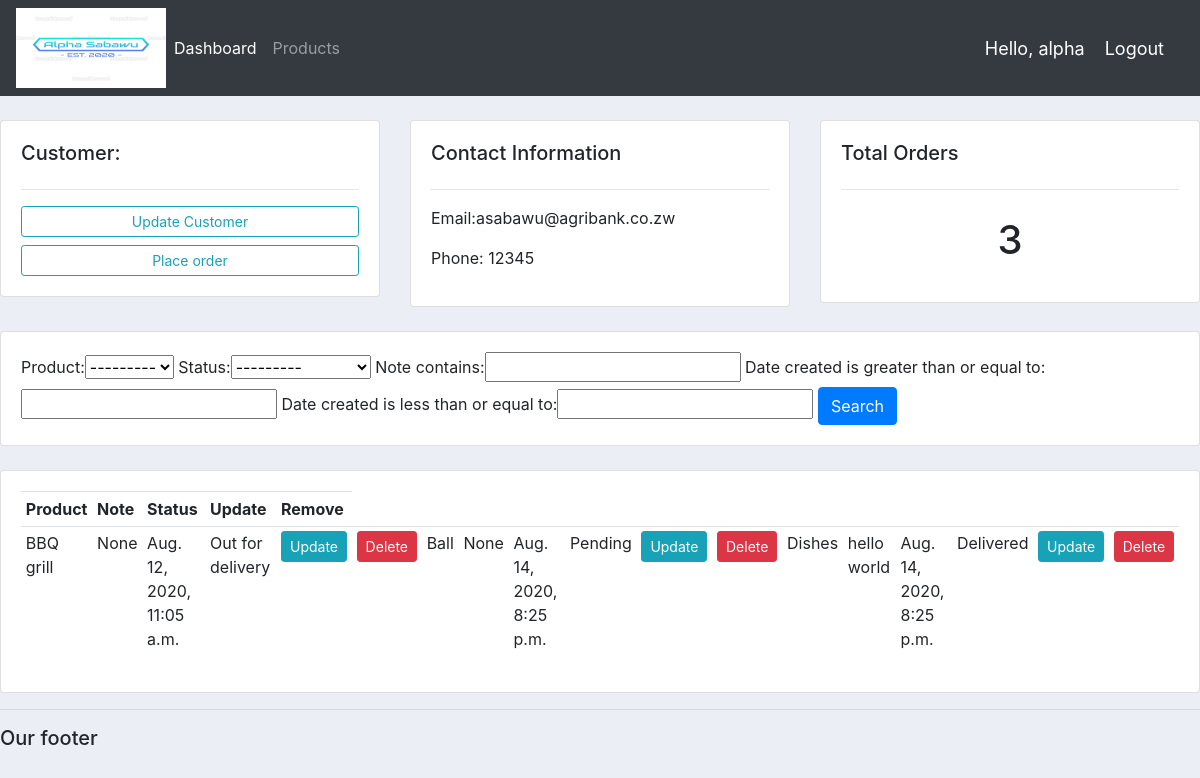
Screenshot of /customer/4/ (signed in) with the database file from the repository.
### accounts/models.py (models this page shows, shortened)
class Customer(models.Model):
    user = models.OneToOneField(User, null=True, blank=True, on_delete=models.CASCADE)
    name = models.CharField(max_length=200, null=True)
    phone = models.CharField(max_length=200, null=True)
    email = models.CharField(max_length=200, null=True)
    profile_pic = models.ImageField(default='blank_profile.png', null=True, blank=True)
    date_created = models.DateTimeField(auto_now_add=True, null=True)

class Order(models.Model):
    STATUS = (
        ('Pending', 'Pending'),
        ('Out for delivery', 'Out for delivery'),
        ('Delivered', 'Delivered'),
    )
    customer = models.ForeignKey(Customer, null=True, on_delete=models.SET_NULL)
    product = models.ForeignKey(Product, null=True, on_delete=models.SET_NULL)
    date_created = models.DateTimeField(auto_now_add=True, null=True)
    status = models.CharField(max_length=200, null=True, choices=STATUS)
    note = models.CharField(max_length=1000, null=True)

class Product(models.Model):
    CATEGORY = (
        ('Indoor', 'Indoor'),
        ('Out Door', 'Out Door')
    )
    name = models.CharField(max_length=200)
    price = models.FloatField(null=True)
    category = models.CharField(max_length=200, null=True, choices=CATEGORY)
    description = models.CharField(max_length=200, null=True, blank=True)
    dated_created = models.DateTimeField(auto_now_add=True, null=True)
    tags = models.ManyToManyField(Tag)
    def __str__(self):
        return self.name

### accounts/decorators.py (the view)
        def wrapper_func(request, *args, **kwargs):
            group = None
            if request.user.groups.exists():
                group = request.user.groups.all()[0].name
            if group in allowed_roles:
                return view_func(request, *args, **kwargs)
            else:
                return HttpResponse('You are not authorised to view this page')

### accounts/views.py (called while the page is built)
@login_required(login_url='login')
@allowed_users(allowed_roles=['admin'])
def customer_view(request, pk):
    customer = Customer.objects.get(id=pk)
    orders = customer.order_set.all()
    order_count = orders.count()
    myFilter = OrderFilter(request.GET, queryset=orders)
    orders = myFilter.qs
    context = {
        'customer': customer,
        'orders': orders,
        'order_count': order_count,
        'myFilter': myFilter,
    }
    return render(request, 'accounts/customer.html', context)

### accounts/templates/accounts/customer.html
{% extends 'accounts/main.html' %}
{% block content %}
    <br>
    <div class="row">
        <div class="col-md">
            <div class="card card-body">
                <h5>Customer:</h5>
                <hr>
                <a class="btn btn-outline-info btn-sm btn-block" href="">Update Customer</a>
                <a class="btn btn-outline-info btn-sm btn-block" href="{% url 'create_order' customer.id %}">Place order </a>
            </div>
        </div>
        <div class="col-md">
            <div class="card card-body">
                <h5>Contact Information</h5>
                <hr>
                <p>Email:{{ customer.email }}</p>
                <p>Phone: {{ customer.phone }}</p>
            </div>
        </div>
        <div class="col-md">
            <div class="card card-body">
                <h5>Total Orders</h5>
                <hr>
                <h1 style="text-align: center ; padding: 10px">{{ order_count }}</h1>
            </div>
        </div>
    </div>
    <br>
    <div class="row">
        <div class="col">
            <div class="card card-body">
                <form method="get">
                    {{ myFilter.form }}
                    <button class="btn btn-primary" type="submit">Search</button>
                </form>
            </div>
        </div>
    </div>
    <br>
    <div class="row">
        <div class="col-md">
            <div class="card card-body">
                <table class="table table-sm">
                    <tr>
                        <th>Product</th>
                        <th>Note</th>
                        <th>Status</th>
                        <th>Update</th>
                        <th>Remove</th>
                    </tr>
                    <tr>
                         {% for order in orders %}
                            <td>{{ order.product }}</td>
                            <td>{{ order.note }}</td>
                            <td>{{ order.date_created }}</td>
                            <td>{{ order.status }}</td>
                            <td><a class="btn btn-sm btn-info " href="{% url 'update_order' order.id %}">Update</a> </td>
                            <td><a class="btn btn-sm btn-danger " href="{% url 'delete_order' order.id %}">Delete</a> </td>
                    {% endfor %}
                    </tr>
                </table>
            </div>
        </div>
    </div>
{% endblock %}

### accounts/templates/accounts/main.html (shortened to what this page needs)
{% load static %}
<!DOCTYPE html>
<html lang="en">
<head>
    <link rel="stylesheet" href="https://stackpath.bootstrapcdn.com/bootstrap/4.3.1/css/bootstrap.min.css">
    <link rel="stylesheet" type="text/css" href="{% static '/css/main.css' %}">
</head>
<body>
    {% include 'accounts/navbar.html' %}
    {% block content %}
    {% endblock %}
    <hr>
    <h5>Our footer</h5>
</body>
</html>

### accounts/templates/accounts/navbar.html (shortened to what this page needs)
{% load static %}
<nav class="navbar navbar-expand-lg navbar-dark bg-dark">
  <img src="{% static 'images/alpha.png' %}" width="150" height="80">
  <div class="collapse navbar-collapse" id="navbarNav">
    <ul class="navbar-nav">
      {% if request.user.is_staff %}
          <li class="nav-item active">
            <a class="nav-link" href="{% url 'home' %}">Dashboard </a>
          </li>
          <li class="nav-item">
            <a class="nav-link" href="{% url 'products' %}">Products</a>
          </li>
        {% else %}
            <li class="nav-item">
                <a class="nav-link" href="{% url 'account' %}">Settings</a>
            </li>
      {% endif %}
    </ul>
  </div>
  <span class="hello-msg">Hello, {{ request.user }}</span>
  <span><a class="hello-msg" href="{% url 'logout' %}">Logout</a></span>
</nav>

### static/css/main.css (style rules this page uses)
body { background-color: #ebeff5; }

### accounts/templates/accounts/navbar.html (style rules this page uses)
.hello-msg { font-size: 18px; color: #fff; margin-right: 20px; }

### rows the page displays
Customer: email "asabawu@agribank.co.zw", phone "12345"
Order: product "BBQ grill", note "None", date_created "Aug. 12, 2020, 11:05 a.m.", status "Out for delivery"
Order: product "Ball", note "None", date_created "Aug. 14, 2020, 8:25 p.m.", status "Pending"
Order: product "Dishes", note "hello world", date_created "Aug. 14, 2020, 8:25 p.m.", status "Delivered"

### other values shown
{{ request.user }} "alpha"
{{ order_count }} "3"
